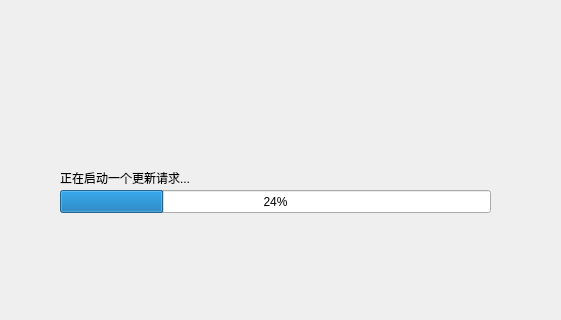
<?xml version="1.0" encoding="UTF-8"?>
<ui version="4.0">
 <class>UpdateDialog</class>
 <widget class="QDialog" name="UpdateDialog">
  <property name="geometry">
   <rect>
    <x>0</x>
    <y>0</y>
    <width>561</width>
    <height>320</height>
   </rect>
  </property>
  <property name="windowTitle">
   <string>枪机颜色转换工具更新</string>
  </property>
  <widget class="QProgressBar" name="progressBar">
   <property name="geometry">
    <rect>
     <x>60</x>
     <y>190</y>
     <width>431</width>
     <height>23</height>
    </rect>
   </property>
   <property name="value">
    <number>24</number>
   </property>
  </widget>
  <widget class="QLabel" name="label">
   <property name="geometry">
    <rect>
     <x>60</x>
     <y>170</y>
     <width>241</width>
     <height>16</height>
    </rect>
   </property>
   <property name="text">
    <string>正在启动一个更新请求...</string>
   </property>
  </widget>
 </widget>
 <resources/>
 <connections/>
</ui>
